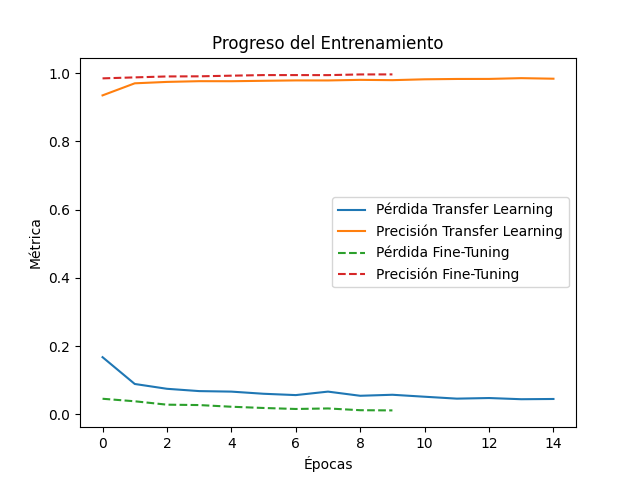

The script that drew this image:
# - Aumento de datos más robusto (entrenamiento_datagen) 

import os
from tensorflow.keras.preprocessing.image import ImageDataGenerator
from tensorflow.keras.applications import VGG16
from tensorflow.keras.models import Model
from tensorflow.keras.layers import Dense, Dropout, Flatten
from tensorflow.keras.callbacks import EarlyStopping, ReduceLROnPlateau
from tensorflow.keras.optimizers import Adam
import matplotlib.pyplot as plt

# Limpiar cualquier sesión previa
from tensorflow.keras import backend as K
K.clear_session()

# Rutas de datos
directorio_actual = os.path.dirname(os.path.abspath(__file__))
directorio_padre = os.path.abspath(os.path.join(directorio_actual, os.pardir))
data_validacion = os.path.join(directorio_padre, 'data', 'validacion')
data_entrenamiento = os.path.join(directorio_padre, 'data', 'entrenamiento')

# Determinar el número de clases
def contar_carpetas(ruta):
    try:
        carpetas = [nombre for nombre in os.listdir(ruta) if os.path.isdir(os.path.join(ruta, nombre))]
        return len(carpetas)
    except FileNotFoundError:
        print(f"La ruta {ruta} no existe.")
        return 0

clases = contar_carpetas(data_validacion)

# Hiperparámetros
altura, longitud = 100, 100
batch_size = 32
epocas_transfer = 15  # Épocas de transfer learning
epocas_finetuning = 10  # Épocas de fine-tuning

# Generadores de imágenes con aumento de datos
entrenamiento_datagen = ImageDataGenerator(
    rescale=1. / 255,
    shear_range=0.4,  # Incrementa el rango de corte
    zoom_range=0.4,  # Incrementa el rango de zoom
    horizontal_flip=True,
    rotation_range=50,  # Más rotaciones
    width_shift_range=0.3,  # Más traslados horizontales
    height_shift_range=0.3,  # Más traslados verticales
    brightness_range=[0.6, 1.4]  # Cambios más amplios en brillo
)

validacion_datagen = ImageDataGenerator(rescale=1. / 255)

imagen_entrenamiento = entrenamiento_datagen.flow_from_directory(
    data_entrenamiento,
    target_size=(altura, longitud),
    batch_size=batch_size,
    class_mode='categorical'
)
imagen_validacion = validacion_datagen.flow_from_directory(
    data_validacion,
    target_size=(altura, longitud),
    batch_size=batch_size,
    class_mode='categorical'
)

# Cargar modelo base preentrenado (VGG16)
base_model = VGG16(weights='imagenet', include_top=False, input_shape=(altura, longitud, 3))

# Congelar capas del modelo base (para transfer learning)
for layer in base_model.layers:
    layer.trainable = False

# Añadir nuevas capas (cabeza personalizada)
x = Flatten()(base_model.output)
x = Dense(256, activation='relu')(x)
x = Dropout(0.5)(x)
output = Dense(clases, activation='softmax')(x)  # Clases específicas de tu conjunto de datos
model = Model(inputs=base_model.input, outputs=output)

# Compilar el modelo para transfer learning
model.compile(optimizer=Adam(learning_rate=1e-4), 
              loss='categorical_crossentropy', 
              metrics=['accuracy'])

# Callbacks
early_stopping = EarlyStopping(monitor='val_loss', patience=10, restore_best_weights=True)
reduce_lr = ReduceLROnPlateau(monitor='val_loss', factor=0.2, patience=5, min_lr=1e-6)

# Transfer learning (cabezas personalizadas)
print("Iniciando Transfer Learning...")
history = model.fit(
    imagen_entrenamiento,
    validation_data=imagen_validacion,
    epochs=epocas_transfer,
    steps_per_epoch=len(imagen_entrenamiento),
    validation_steps=len(imagen_validacion),
    callbacks=[early_stopping, reduce_lr]
)

# Descongelar las últimas capas del modelo base para fine-tuning
for layer in base_model.layers[-6:]:  # Ajusta el número de capas descongeladas (6 capas finales)
    layer.trainable = True

# Recompilar el modelo con una tasa de aprendizaje más baja para fine-tuning
model.compile(optimizer=Adam(learning_rate=1e-5), 
              loss='categorical_crossentropy', 
              metrics=['accuracy'])

# Fine-tuning
print("Iniciando Fine-Tuning...")
history_finetune = model.fit(
    imagen_entrenamiento,
    validation_data=imagen_validacion,
    epochs=epocas_finetuning,
    steps_per_epoch=len(imagen_entrenamiento),
    validation_steps=len(imagen_validacion),
    callbacks=[early_stopping, reduce_lr]
)

# Guardar el modelo entrenado
modelo_guardado = os.path.join(directorio_padre, 'ModelosGeneradosH5', 'TEST-02 (15-15)','modelo_transfer_learning.h5')
model.save(modelo_guardado)
print(f"Modelo guardado en: {modelo_guardado}")

# Graficar los resultados
# Transfer Learning
plt.plot(history.history['loss'], label='Pérdida Transfer Learning')
plt.plot(history.history['accuracy'], label='Precisión Transfer Learning')

# Fine-Tuning
plt.plot(history_finetune.history['loss'], label='Pérdida Fine-Tuning', linestyle='--')
plt.plot(history_finetune.history['accuracy'], label='Precisión Fine-Tuning', linestyle='--')

plt.legend()
plt.xlabel('Épocas')
plt.ylabel('Métrica')
plt.title('Progreso del Entrenamiento')
plt.show()
